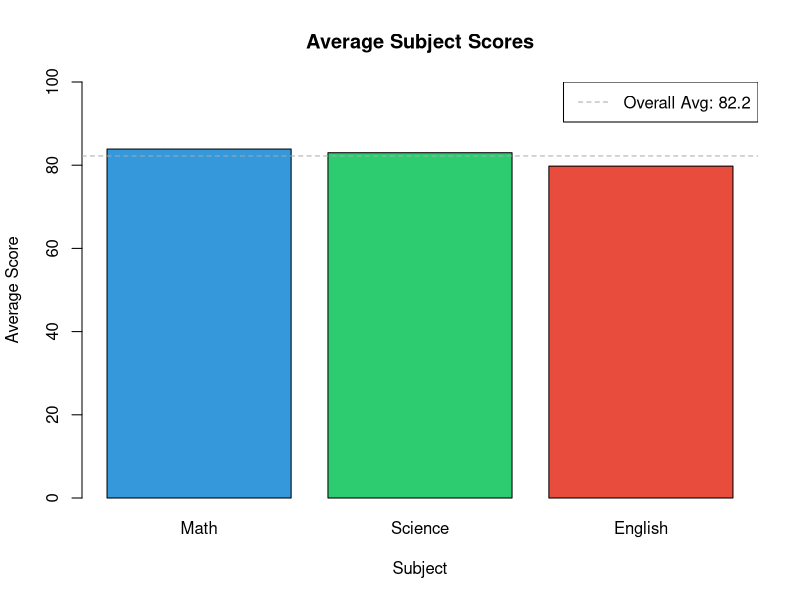

The R source for this figure: (Note: this script raises an error after producing the figure.)
# Student Data ######
students <- data.frame(
  Student = c("Alice", "BOb", "Charlie", "Diana", "Eve", "Frank", "Grace", "Henry", "Jack"),
  Math = c(88, 73, 76, 87, 98, 79, 67, 93, 94),
  Science = c(97, 95, 90, 87, 85, 75, 63, 79, 76),
  English = c(87, 76, 56, 74, 97, 96, 56, 78, 98),
  Study_Hours = c(5.0, 4.0, 5.0, 2.0, 3.0, 4.0, 1.0, 2.0, 4.0)
)
head(students)


###BAR CHART #####

avgs <- colMeans(
  students[, c("Math", "Science", "English")]
)
print(avgs)
barplot(
  avgs,
  main = "Average Subject Scores",
  xlab = "Subject",
  ylab = "Average Score",
  col = c("#3498DB", "#2ECC71", "#E74C3C"),
  ylim = c(0, 100),
  border = "black"
)
abline(
  h = mean(avgs),
  col = "darkgray",
  lty = 2
)
legend(
  "topright",
  legend = paste("Overall Avg:", round(mean(avgs), 1)),
  lty = 2,
  col = "darkgray"
)


####LINE CHART######
long_df <- pivot_longer(
  students,
  cols = c(Math, Science, English),
  names_to = "Subject",
  values_to = "Score"
)
print(long_df)
ggplot(
  long_df,
  aes(
    x = Student,
    y = Score,
    color = Subject,
    group = Subject
  )
) +
  geom_line(linewidth = 1) +
  geom_point(size = 3) +
  theme_minimal() +
  labs(
    title = "Student Score Trends",
    x = "Student",
    y = "Marks",
    color = "Subject"
  ) +
  theme(
    axis.text.x = element_text(
      angle = 45,
      hjust = 1
    )
  )


#####HISTOGRAM####

ggplot(
  students,
  aes(x = Math)
) +
  geom_histogram(
    binwidth = 8,
    fill = "#9B59B6",
    color = "black",
    alpha = 0.8
  ) +
  geom_vline(
    aes(xintercept = mean(Math)),
    color = "red",
    linetype = "dashed",
    linewidth = 1
  ) +
  labs(
    title = "Distribution of Math Scores",
    x = "Score",
    y = "Count"
  ) +
  theme_classic()

####BOX PLOT#####
ggplot(
  long_df,
  aes(
    x = Subject,
    y = Score,
    fill = Subject
  )
) +
  geom_boxplot(
    alpha = 0.7,
    outlier.color = "red"
  ) +
  geom_jitter(
    width = 0.2,
    alpha = 0.5
  ) +
  scale_fill_brewer(
    palette = "Set2"
  ) +
  labs(
    title = "Score Distribution by Subject",
    x = "Subject",
    y = "Score"
  ) +
  theme_light() +
  theme(
    legend.position = "none"
  )

#### PLOT WITH REGRESSION LINE ####
library(ggplot2)

p1 <- ggplot(
  students,
  aes(x = Study_Hours, y = Math, label = Student)
) +
  geom_point(aes(color = Math), size = 4) +
  geom_smooth(
    method = "lm",
    se = TRUE,
    color = "steelblue",
    linetype = "dashed"
  ) +
  geom_text(vjust = -1, size = 3) +
  scale_color_gradient(
    low = "orange",
    high = "darkblue"
  ) +
  labs(
    title = "Study Hours vs Math Score",
    x = "Study Hours",
    y = "Math Score"
  ) +
  theme_minimal()

print(p1)

#### GROUPED BAR CHART ####

library(ggplot2)
library(tidyr)

long_df <- pivot_longer(
  students,
  cols = c(Math, Science, English),
  names_to = "Subject",
  values_to = "Score"
)

ggplot(
  long_df,
  aes(x = Student, y = Score, fill = Subject)
) +
  geom_bar(
    stat = "identity",
    position = "dodge"
  ) +
  scale_fill_brewer(palette = "Set1") +
  labs(
    title = "Scores by Student and Subject",
    x = "Student",
    y = "Score"
  ) +
  theme_minimal() +
  theme(
    axis.text.x = element_text(
      angle = 45,
      hjust = 1
    )
  )


# Count A-grades (85 or above) per subject

a_grades <- c(
  Math = sum(students$Math >= 85),
  Science = sum(students$Science >= 85),
  English = sum(students$English >= 85)
)

pie(
  a_grades,
  main = "A-Grade Distribution by Subject",
  col = c("#3498db", "#2ecc71", "#e74c3c"),
  labels = paste(
    names(a_grades),
    "\n",
    a_grades,
    "students"
  )
)
 
